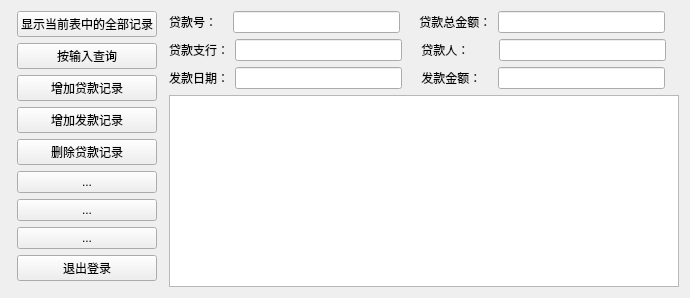
        <widget class="QWidget" name="tab_3">
         <attribute name="title">
          <string>贷款管理</string>
         </attribute>
         <layout class="QVBoxLayout" name="verticalLayout_11">
          <item>
           <layout class="QHBoxLayout" name="horizontalLayout_3">
            <item>
             <layout class="QGridLayout" name="gridLayout_4" rowstretch="0,0,0,0,0,0,0,0,0,0" columnstretch="0,0,0">
              <property name="leftMargin">
               <number>6</number>
              </property>
              <property name="rightMargin">
               <number>6</number>
              </property>
              <item row="8" column="0" colspan="3">
               <widget class="QPushButton" name="pushButton_32">
                <property name="text">
                 <string>...</string>
                </property>
               </widget>
              </item>
              <item row="1" column="0" colspan="3">
               <widget class="QPushButton" name="DK_showallButton">
                <property name="text">
                 <string>显示当前表中的全部记录</string>
                </property>
               </widget>
              </item>
              <item row="6" column="0" colspan="3">
               <widget class="QPushButton" name="pushButton_34">
                <property name="text">
                 <string>...</string>
                </property>
               </widget>
              </item>
              <item row="2" column="0" colspan="3">
               <widget class="QPushButton" name="DK_Find_Button">
                <property name="text">
                 <string>按输入查询</string>
                </property>
               </widget>
              </item>
              <item row="4" column="0" colspan="3">
               <widget class="QPushButton" name="DK_AddProvide_Button">
                <property name="text">
                 <string>增加发款记录</string>
                </property>
               </widget>
              </item>
              <item row="7" column="0" colspan="3">
               <widget class="QPushButton" name="pushButton_37">
                <property name="text">
                 <string>...</string>
                </property>
               </widget>
              </item>
              <item row="3" column="0" colspan="3">
               <widget class="QPushButton" name="DK_AddLoan_Button">
                <property name="text">
                 <string>增加贷款记录</string>
                </property>
               </widget>
              </item>
              <item row="5" column="0" colspan="3">
               <widget class="QPushButton" name="DK_DeleteLoan_Button">
                <property name="text">
                 <string>删除贷款记录</string>
                </property>
               </widget>
              </item>
              <item row="9" column="0" colspan="3">
               <widget class="QPushButton" name="DK_EXIT_Button">
                <property name="text">
                 <string>退出登录</string>
                </property>
               </widget>
              </item>
             </layout>
            </item>
            <item>
             <layout class="QVBoxLayout" name="verticalLayout_10">
              <item>
               <layout class="QHBoxLayout" name="horizontalLayout_25" stretch="0,0,0,0,1">
                <item>
                 <widget class="QLabel" name="label_48">
                  <property name="sizePolicy">
                   <sizepolicy hsizetype="Fixed" vsizetype="Preferred">
                    <horstretch>0</horstretch>
                    <verstretch>0</verstretch>
                   </sizepolicy>
                  </property>
                  <property name="text">
                   <string>贷款号：   </string>
                  </property>
                 </widget>
                </item>
                <item>
                 <widget class="QLineEdit" name="DK_ID">
                  <property name="sizePolicy">
                   <sizepolicy hsizetype="Minimum" vsizetype="Fixed">
                    <horstretch>0</horstretch>
                    <verstretch>0</verstretch>
                   </sizepolicy>
                  </property>
                  <property name="minimumSize">
                   <size>
                    <width>167</width>
                    <height>0</height>
                   </size>
                  </property>
                 </widget>
                </item>
                <item>
                 <widget class="QLabel" name="label_49">
                  <property name="sizePolicy">
                   <sizepolicy hsizetype="Fixed" vsizetype="Preferred">
                    <horstretch>0</horstretch>
                    <verstretch>0</verstretch>
                   </sizepolicy>
                  </property>
                  <property name="text">
                   <string>    贷款总金额：</string>
                  </property>
                 </widget>
                </item>
                <item>
                 <widget class="QLineEdit" name="DK_TotalAmount">
                  <property name="sizePolicy">
                   <sizepolicy hsizetype="Minimum" vsizetype="Fixed">
                    <horstretch>0</horstretch>
                    <verstretch>0</verstretch>
                   </sizepolicy>
                  </property>
                  <property name="minimumSize">
                   <size>
                    <width>167</width>
                    <height>0</height>
                   </size>
                  </property>
                 </widget>
                </item>
                <item>
                 <widget class="QLabel" name="label_53">
                  <property name="text">
                   <string/>
                  </property>
                 </widget>
                </item>
               </layout>
              </item>
              <item>
               <layout class="QHBoxLayout" name="horizontalLayout_24" stretch="0,0,0,0,1">
                <item>
                 <widget class="QLabel" name="label_50">
                  <property name="sizePolicy">
                   <sizepolicy hsizetype="Fixed" vsizetype="Preferred">
                    <horstretch>0</horstretch>
                    <verstretch>0</verstretch>
                   </sizepolicy>
                  </property>
                  <property name="text">
                   <string>贷款支行：</string>
                  </property>
                 </widget>
                </item>
                <item>
                 <widget class="QLineEdit" name="DK_Bank">
                  <property name="sizePolicy">
                   <sizepolicy hsizetype="Minimum" vsizetype="Fixed">
                    <horstretch>0</horstretch>
                    <verstretch>0</verstretch>
                   </sizepolicy>
                  </property>
                  <property name="minimumSize">
                   <size>
                    <width>167</width>
                    <height>0</height>
                   </size>
                  </property>
                 </widget>
                </item>
                <item>
                 <widget class="QLabel" name="label_56">
                  <property name="sizePolicy">
                   <sizepolicy hsizetype="Fixed" vsizetype="Preferred">
                    <horstretch>0</horstretch>
                    <verstretch>0</verstretch>
                   </sizepolicy>
                  </property>
                  <property name="text">
                   <string>    贷款人：       </string>
                  </property>
                 </widget>
                </item>
                <item>
                 <widget class="QLineEdit" name="DK_KHID">
                  <property name="sizePolicy">
                   <sizepolicy hsizetype="Minimum" vsizetype="Fixed">
                    <horstretch>0</horstretch>
                    <verstretch>0</verstretch>
                   </sizepolicy>
                  </property>
                  <property name="minimumSize">
                   <size>
                    <width>167</width>
                    <height>0</height>
                   </size>
                  </property>
                 </widget>
                </item>
                <item>
                 <widget class="QLabel" name="label_54">
                  <property name="text">
                   <string/>
                  </property>
                 </widget>
                </item>
               </layout>
              </item>
              <item>
               <layout class="QHBoxLayout" name="horizontalLayout_23" stretch="0,0,0,0,1">
                <item>
                 <widget class="QLabel" name="label_52">
                  <property name="sizePolicy">
                   <sizepolicy hsizetype="Fixed" vsizetype="Preferred">
                    <horstretch>0</horstretch>
                    <verstretch>0</verstretch>
                   </sizepolicy>
                  </property>
                  <property name="text">
                   <string>发款日期：</string>
                  </property>
                 </widget>
                </item>
                <item>
                 <widget class="QLineEdit" name="DK_ProvideDate">
                  <property name="sizePolicy">
                   <sizepolicy hsizetype="Minimum" vsizetype="Fixed">
                    <horstretch>0</horstretch>
                    <verstretch>0</verstretch>
                   </sizepolicy>
                  </property>
                  <property name="minimumSize">
                   <size>
                    <width>167</width>
                    <height>0</height>
                   </size>
                  </property>
                 </widget>
                </item>
                <item>
                 <widget class="QLabel" name="label_51">
                  <property name="sizePolicy">
                   <sizepolicy hsizetype="Fixed" vsizetype="Preferred">
                    <horstretch>0</horstretch>
                    <verstretch>0</verstretch>
                   </sizepolicy>
                  </property>
                  <property name="text">
                   <string>    发款金额：   </string>
                  </property>
                 </widget>
                </item>
                <item>
                 <widget class="QLineEdit" name="DK_ProvideAmount">
                  <property name="sizePolicy">
                   <sizepolicy hsizetype="Minimum" vsizetype="Fixed">
                    <horstretch>0</horstretch>
                    <verstretch>0</verstretch>
                   </sizepolicy>
                  </property>
                  <property name="minimumSize">
                   <size>
                    <width>167</width>
                    <height>0</height>
                   </size>
                  </property>
                 </widget>
                </item>
                <item>
                 <widget class="QLabel" name="label_55">
                  <property name="text">
                   <string/>
                  </property>
                 </widget>
                </item>
               </layout>
              </item>
              <item>
               <widget class="QTableWidget" name="DK_Table"/>
              </item>
             </layout>
            </item>
           </layout>
          </item>
         </layout>
        </widget>
